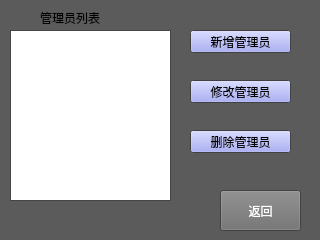
<?xml version="1.0" encoding="UTF-8"?>
<ui version="4.0">
 <class>Administrator</class>
 <widget class="QWidget" name="Administrator">
  <property name="geometry">
   <rect>
    <x>0</x>
    <y>0</y>
    <width>320</width>
    <height>240</height>
   </rect>
  </property>
  <property name="palette">
   <palette>
    <active>
     <colorrole role="Base">
      <brush brushstyle="SolidPattern">
       <color alpha="255">
        <red>255</red>
        <green>255</green>
        <blue>255</blue>
       </color>
      </brush>
     </colorrole>
     <colorrole role="Window">
      <brush brushstyle="SolidPattern">
       <color alpha="255">
        <red>91</red>
        <green>91</green>
        <blue>91</blue>
       </color>
      </brush>
     </colorrole>
    </active>
    <inactive>
     <colorrole role="Base">
      <brush brushstyle="SolidPattern">
       <color alpha="255">
        <red>255</red>
        <green>255</green>
        <blue>255</blue>
       </color>
      </brush>
     </colorrole>
     <colorrole role="Window">
      <brush brushstyle="SolidPattern">
       <color alpha="255">
        <red>91</red>
        <green>91</green>
        <blue>91</blue>
       </color>
      </brush>
     </colorrole>
    </inactive>
    <disabled>
     <colorrole role="Base">
      <brush brushstyle="SolidPattern">
       <color alpha="255">
        <red>91</red>
        <green>91</green>
        <blue>91</blue>
       </color>
      </brush>
     </colorrole>
     <colorrole role="Window">
      <brush brushstyle="SolidPattern">
       <color alpha="255">
        <red>91</red>
        <green>91</green>
        <blue>91</blue>
       </color>
      </brush>
     </colorrole>
    </disabled>
   </palette>
  </property>
  <property name="windowTitle">
   <string>Form</string>
  </property>
  <widget class="QLabel" name="label">
   <property name="geometry">
    <rect>
     <x>40</x>
     <y>10</y>
     <width>81</width>
     <height>16</height>
    </rect>
   </property>
   <property name="text">
    <string>管理员列表</string>
   </property>
  </widget>
  <widget class="QTableView" name="tableView">
   <property name="geometry">
    <rect>
     <x>10</x>
     <y>30</y>
     <width>161</width>
     <height>171</height>
    </rect>
   </property>
  </widget>
  <widget class="QPushButton" name="addadministratorbnz">
   <property name="geometry">
    <rect>
     <x>190</x>
     <y>30</y>
     <width>101</width>
     <height>23</height>
    </rect>
   </property>
   <property name="palette">
    <palette>
     <active>
      <colorrole role="Button">
       <brush brushstyle="SolidPattern">
        <color alpha="255">
         <red>149</red>
         <green>155</green>
         <blue>240</blue>
        </color>
       </brush>
      </colorrole>
     </active>
     <inactive>
      <colorrole role="Button">
       <brush brushstyle="SolidPattern">
        <color alpha="255">
         <red>149</red>
         <green>155</green>
         <blue>240</blue>
        </color>
       </brush>
      </colorrole>
     </inactive>
     <disabled>
      <colorrole role="Button">
       <brush brushstyle="SolidPattern">
        <color alpha="255">
         <red>149</red>
         <green>155</green>
         <blue>240</blue>
        </color>
       </brush>
      </colorrole>
     </disabled>
    </palette>
   </property>
   <property name="text">
    <string>新增管理员</string>
   </property>
  </widget>
  <widget class="QPushButton" name="modifyadminbnz">
   <property name="geometry">
    <rect>
     <x>190</x>
     <y>80</y>
     <width>101</width>
     <height>23</height>
    </rect>
   </property>
   <property name="palette">
    <palette>
     <active>
      <colorrole role="Button">
       <brush brushstyle="SolidPattern">
        <color alpha="255">
         <red>149</red>
         <green>155</green>
         <blue>240</blue>
        </color>
       </brush>
      </colorrole>
     </active>
     <inactive>
      <colorrole role="Button">
       <brush brushstyle="SolidPattern">
        <color alpha="255">
         <red>149</red>
         <green>155</green>
         <blue>240</blue>
        </color>
       </brush>
      </colorrole>
     </inactive>
     <disabled>
      <colorrole role="Button">
       <brush brushstyle="SolidPattern">
        <color alpha="255">
         <red>149</red>
         <green>155</green>
         <blue>240</blue>
        </color>
       </brush>
      </colorrole>
     </disabled>
    </palette>
   </property>
   <property name="text">
    <string>修改管理员</string>
   </property>
  </widget>
  <widget class="QPushButton" name="deleteadminbnz">
   <property name="geometry">
    <rect>
     <x>190</x>
     <y>130</y>
     <width>101</width>
     <height>23</height>
    </rect>
   </property>
   <property name="palette">
    <palette>
     <active>
      <colorrole role="Button">
       <brush brushstyle="SolidPattern">
        <color alpha="255">
         <red>149</red>
         <green>155</green>
         <blue>240</blue>
        </color>
       </brush>
      </colorrole>
     </active>
     <inactive>
      <colorrole role="Button">
       <brush brushstyle="SolidPattern">
        <color alpha="255">
         <red>149</red>
         <green>155</green>
         <blue>240</blue>
        </color>
       </brush>
      </colorrole>
     </inactive>
     <disabled>
      <colorrole role="Button">
       <brush brushstyle="SolidPattern">
        <color alpha="255">
         <red>149</red>
         <green>155</green>
         <blue>240</blue>
        </color>
       </brush>
      </colorrole>
     </disabled>
    </palette>
   </property>
   <property name="text">
    <string>删除管理员</string>
   </property>
  </widget>
  <widget class="QPushButton" name="adminreturnbnz">
   <property name="geometry">
    <rect>
     <x>220</x>
     <y>190</y>
     <width>81</width>
     <height>41</height>
    </rect>
   </property>
   <property name="palette">
    <palette>
     <active>
      <colorrole role="Button">
       <brush brushstyle="SolidPattern">
        <color alpha="255">
         <red>111</red>
         <green>111</green>
         <blue>111</blue>
        </color>
       </brush>
      </colorrole>
      <colorrole role="ButtonText">
       <brush brushstyle="SolidPattern">
        <color alpha="255">
         <red>255</red>
         <green>255</green>
         <blue>255</blue>
        </color>
       </brush>
      </colorrole>
     </active>
     <inactive>
      <colorrole role="Button">
       <brush brushstyle="SolidPattern">
        <color alpha="255">
         <red>111</red>
         <green>111</green>
         <blue>111</blue>
        </color>
       </brush>
      </colorrole>
      <colorrole role="ButtonText">
       <brush brushstyle="SolidPattern">
        <color alpha="255">
         <red>255</red>
         <green>255</green>
         <blue>255</blue>
        </color>
       </brush>
      </colorrole>
     </inactive>
     <disabled>
      <colorrole role="Button">
       <brush brushstyle="SolidPattern">
        <color alpha="255">
         <red>111</red>
         <green>111</green>
         <blue>111</blue>
        </color>
       </brush>
      </colorrole>
      <colorrole role="ButtonText">
       <brush brushstyle="SolidPattern">
        <color alpha="255">
         <red>120</red>
         <green>120</green>
         <blue>120</blue>
        </color>
       </brush>
      </colorrole>
     </disabled>
    </palette>
   </property>
   <property name="text">
    <string>返回</string>
   </property>
  </widget>
 </widget>
 <resources/>
 <connections/>
</ui>
